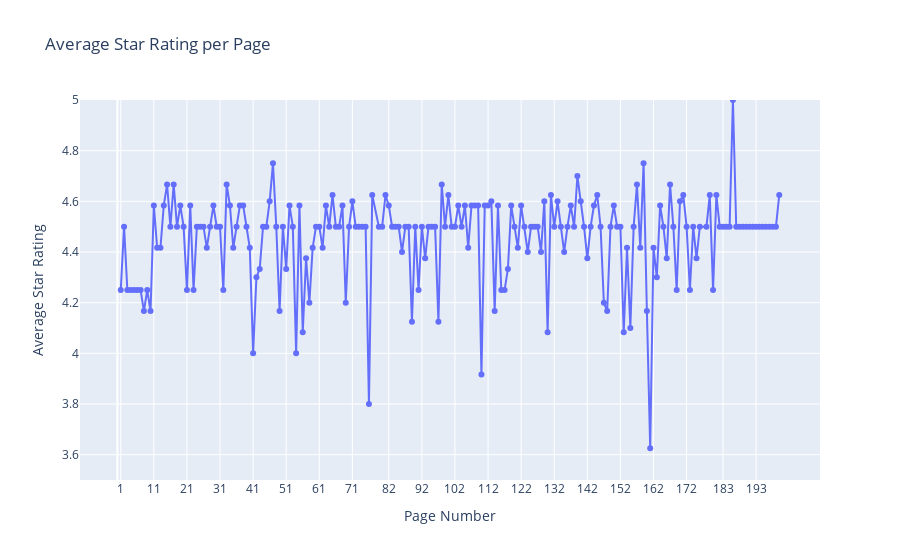

The notebook cell saved with this chart:
### Code cell
fig = px.line(
    page_summary,
    x="page",
    y="star_rating",
    markers=True,
    title="Average Star Rating per Page",
    labels={"page": "Page Number", "star_rating": "Average Star Rating"}
)

tickvals = page_summary['page'].unique()[::10]

fig.update_layout(
    xaxis=dict(
        tickmode="array",
        tickvals=tickvals,
        ticktext=[str(v) for v in tickvals]
    ),
    yaxis=dict(
        range=[3.5, 5]  # 👈 focus on the upper rating range
    ),
    hovermode="x unified"
)

fig.show()

### Figure 1 — Plotly figure (JSON) as saved in the notebook; plotly's stock layout.template omitted (floating-point values rounded to 4 significant figures; data arrays with more than 128 entries replaced by an {"elided": "..."} marker saying what was removed)
{"data": [{"hovertemplate": "Page Number=%{x}<br>Average Star Rating=%{y}<extra></extra>", "legendgroup": "", "line": {"color": "#636efa", "dash": "solid"}, "marker": {"symbol": "circle"}, "mode": "lines+markers", "name": "", "orientation": "v", "showlegend": false, "type": "scatter", "x": {"elided": "198 int values"}, "xaxis": "x", "y": {"elided": "198 float values"}, "yaxis": "y"}], "layout": {"hovermode": "x unified", "legend": {"tracegroupgap": 0}, "title": {"text": "Average Star Rating per Page"}, "xaxis": {"anchor": "y", "domain": [0, 1], "tickmode": "array", "ticktext": ["1", "11", "21", "31", "41", "51", "61", "71", "82", "92", "102", "112", "122", "132", "142", "152", "162", "172", "183", "193"], "tickvals": [1, 11, 21, 31, 41, 51, 61, 71, 82, 92, 102, 112, 122, 132, 142, 152, 162, 172, 183, 193], "title": {"text": "Page Number"}}, "yaxis": {"anchor": "x", "domain": [0, 1], "range": [3.5, 5], "title": {"text": "Average Star Rating"}}}}
